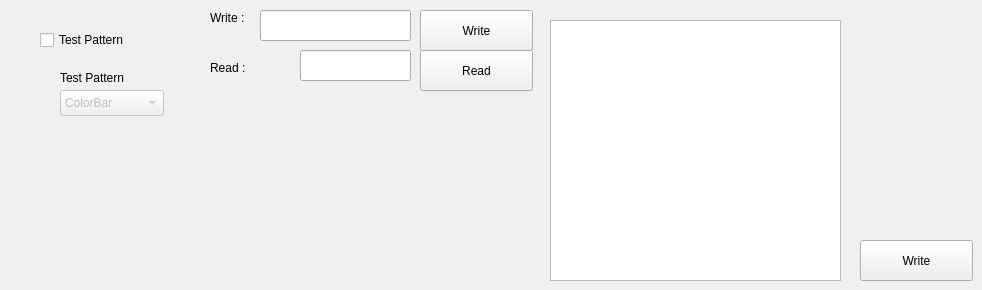
    <widget class="QWidget" name="tab_Serdes">
     <attribute name="title">
      <string>Serdes</string>
     </attribute>
     <widget class="QComboBox" name="comboBox_7">
      <property name="enabled">
       <bool>false</bool>
      </property>
      <property name="geometry">
       <rect>
        <x>60</x>
        <y>90</y>
        <width>104</width>
        <height>26</height>
       </rect>
      </property>
      <item>
       <property name="text">
        <string>ColorBar</string>
       </property>
      </item>
      <item>
       <property name="text">
        <string>Red</string>
       </property>
      </item>
      <item>
       <property name="text">
        <string>Green</string>
       </property>
      </item>
      <item>
       <property name="text">
        <string>Blue</string>
       </property>
      </item>
      <item>
       <property name="text">
        <string>White</string>
       </property>
      </item>
      <item>
       <property name="text">
        <string>Black</string>
       </property>
      </item>
      <item>
       <property name="text">
        <string>Checkerboard</string>
       </property>
      </item>
     </widget>
     <widget class="QLabel" name="label_14">
      <property name="geometry">
       <rect>
        <x>60</x>
        <y>70</y>
        <width>141</width>
        <height>16</height>
       </rect>
      </property>
      <property name="text">
       <string>Test Pattern</string>
      </property>
     </widget>
     <widget class="QCheckBox" name="checkBox">
      <property name="geometry">
       <rect>
        <x>40</x>
        <y>30</y>
        <width>111</width>
        <height>20</height>
       </rect>
      </property>
      <property name="text">
       <string>Test Pattern</string>
      </property>
     </widget>
     <widget class="QLineEdit" name="serdes_write">
      <property name="geometry">
       <rect>
        <x>260</x>
        <y>10</y>
        <width>151</width>
        <height>31</height>
       </rect>
      </property>
      <property name="text">
       <string/>
      </property>
      <property name="maxLength">
       <number>19</number>
      </property>
     </widget>
     <widget class="QLabel" name="Serdes_Write_label">
      <property name="geometry">
       <rect>
        <x>210</x>
        <y>10</y>
        <width>61</width>
        <height>16</height>
       </rect>
      </property>
      <property name="text">
       <string>Write : </string>
      </property>
     </widget>
     <widget class="QLineEdit" name="serdes_read">
      <property name="geometry">
       <rect>
        <x>300</x>
        <y>50</y>
        <width>111</width>
        <height>31</height>
       </rect>
      </property>
      <property name="text">
       <string/>
      </property>
      <property name="maxLength">
       <number>15</number>
      </property>
     </widget>
     <widget class="QLabel" name="Serdes_Read_label">
      <property name="geometry">
       <rect>
        <x>210</x>
        <y>60</y>
        <width>81</width>
        <height>16</height>
       </rect>
      </property>
      <property name="text">
       <string>Read :</string>
      </property>
     </widget>
     <widget class="QPushButton" name="Serdes_write_Btn">
      <property name="geometry">
       <rect>
        <x>420</x>
        <y>10</y>
        <width>113</width>
        <height>41</height>
       </rect>
      </property>
      <property name="text">
       <string>Write</string>
      </property>
     </widget>
     <widget class="QPushButton" name="Serdes_read_Btn">
      <property name="geometry">
       <rect>
        <x>420</x>
        <y>50</y>
        <width>113</width>
        <height>41</height>
       </rect>
      </property>
      <property name="text">
       <string>Read</string>
      </property>
     </widget>
     <widget class="QPlainTextEdit" name="plainTextEdit_serdes">
      <property name="geometry">
       <rect>
        <x>550</x>
        <y>20</y>
        <width>291</width>
        <height>261</height>
       </rect>
      </property>
     </widget>
     <widget class="QPushButton" name="Serdes_group_write_Btn">
      <property name="geometry">
       <rect>
        <x>860</x>
        <y>240</y>
        <width>113</width>
        <height>41</height>
       </rect>
      </property>
      <property name="text">
       <string>Write</string>
      </property>
     </widget>
    </widget>
